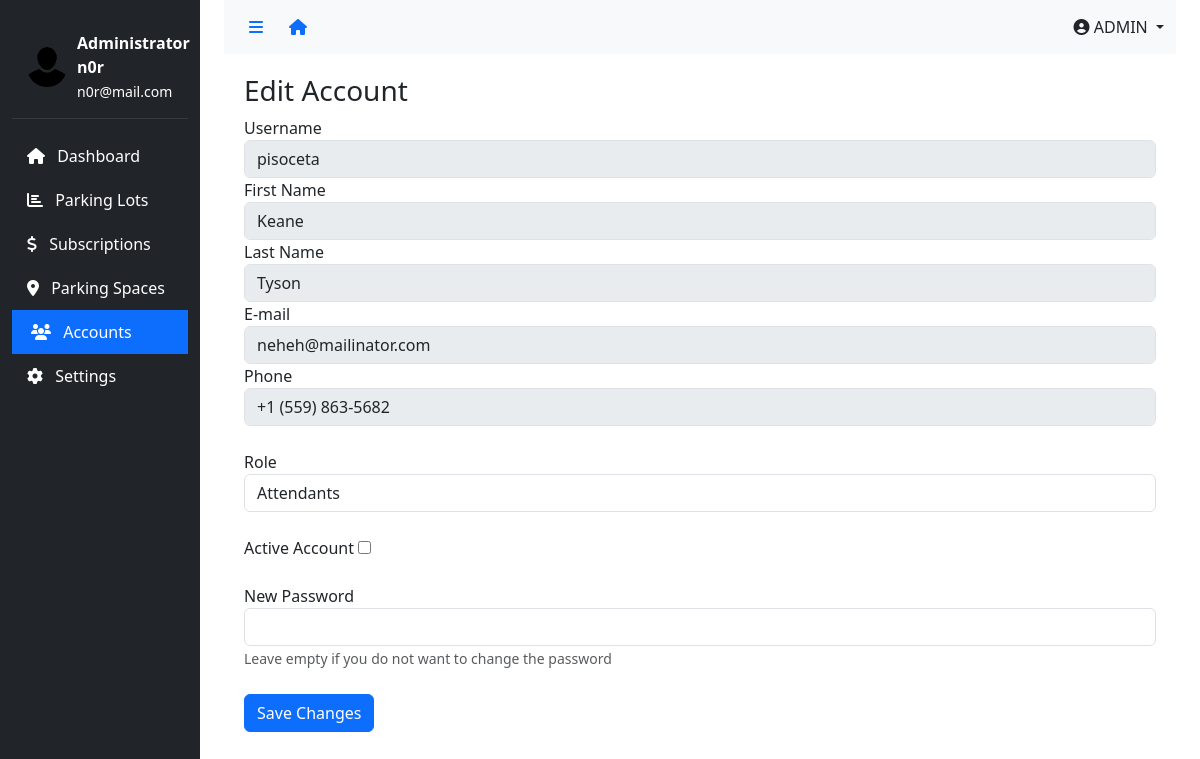
Page /dashboard/uaccounts/edit/6/ (signed in) on the earlier database version.
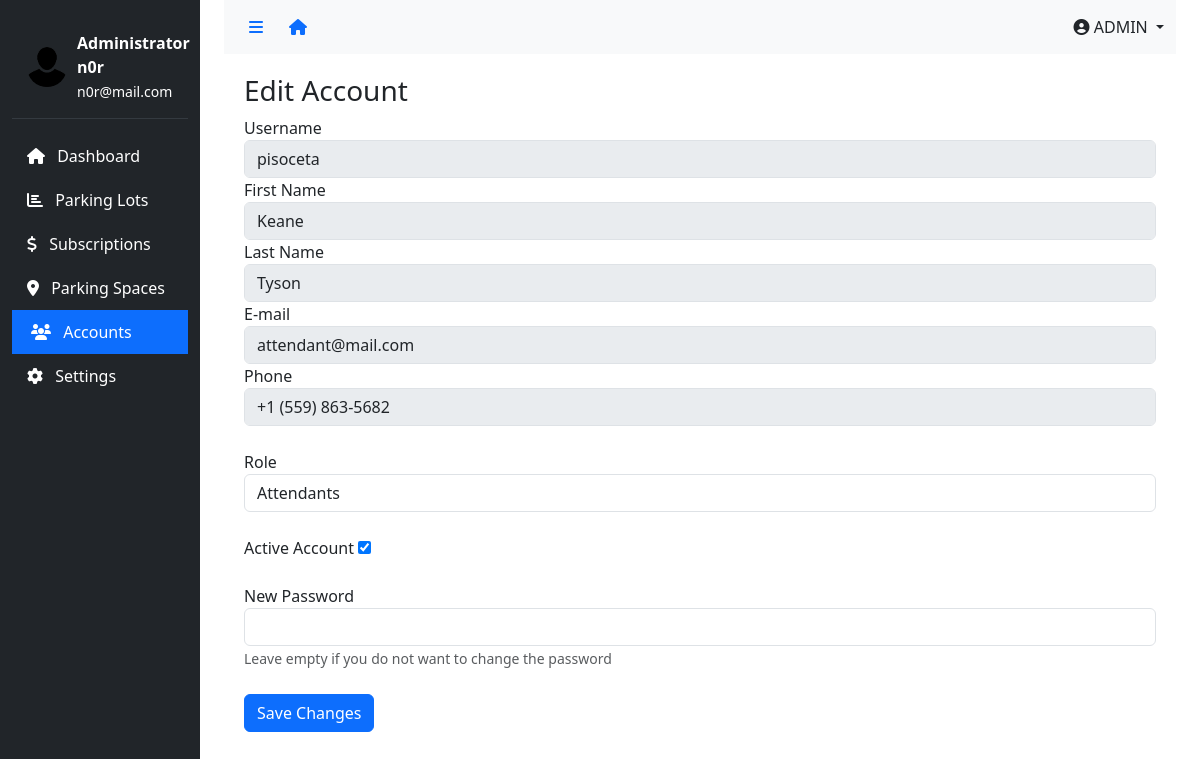
Same page on the later database version.
### app/models.py (models this page shows, shortened)
class User(AbstractUser):
    class Role(models.TextChoices):
        ATTENDANTS = "ATTENDANTS", "Attendants"
        ADMIN = "ADMIN", "Admin"
        CLIENT = "CLIENT", "Client"
    role = models.CharField(
        max_length=50,
        choices=Role.choices,
        default=Role.CLIENT  # Set default role to CLIENT
    )
    phone_number = models.CharField(
        validators=[phone_regex],
        max_length=10,
        unique=True,
        null=True
    )
    groups = models.ManyToManyField(
        'auth.Group',
        related_name='users',
        blank=True,
        help_text='The groups this user belongs to.'
    )
    user_permissions = models.ManyToManyField(
        'auth.Permission',
        related_name='users',
        blank=True,
        help_text='Specific permissions for this user.'
    )

### app/views.py (the view, shortened to what this page needs)
# urls.py: path('dashboard/uaccounts/edit/<int:user_id>/', views.edit_user, name='edit_user'),
@login_required
@admin_required
def edit_user(request, user_id):
    if not request.user.is_superuser:
        messages.error(request, "You are not authorized to edit this user.")
        return redirect('uaccounts')  # Redirect to the user accounts page
    user_to_edit = get_object_or_404(User, id=user_id)
    return render(request, 'dashboard/edit_user.html', {'user_to_edit': user_to_edit, 'active_menu': 'uaccounts'})

### app/templates/app/dashboard/edit_user.html (shortened to what this page needs)
{% extends 'dashboard/base.html' %}
{% load static %}
{% block content %}
<div class="content">
    <h3>Edit Account</h3>
    <form method="POST">
        <div class="form-group">
            <label for="username">Username</label>
            <input type="text" id="username" class="form-control" value="{{ user_to_edit.username }}" disabled>
        </div>
        <div class="form-group">
            <label for="first_name">First Name</label>
            <input type="text" id="first_name" class="form-control" value="{{ user_to_edit.first_name }}" disabled>
        </div>
        <div class="form-group">
            <label for="last_name">Last Name</label>
            <input type="text" id="last_name" class="form-control" value="{{ user_to_edit.last_name }}" disabled>
        </div>
        <div class="form-group">
            <label for="email">E-mail</label>
            <input type="email" id="email" class="form-control" value="{{ user_to_edit.email }}" disabled>
        </div>
        <div class="form-group">
            <label for="phone_number">Phone</label>
            <input type="text" id="phone_number" class="form-control" value="{{ user_to_edit.phone_number }}" disabled>
        </div>
        <br>
        <div class="form-group">
            <label for="role">Role</label>
            <select name="role" id="role" class="form-control">
                <option value="ATTENDANTS" {% if user_to_edit.role == "ATTENDANTS" %}selected{% endif %}>Attendants</option>
            </select>
        </div>
        <br>
        <div class="form-group">
            <label for="is_active">Active Account</label>
            <input type="checkbox" name="is_active" id="is_active" {% if user_to_edit.is_active %}checked{% endif %}>
        </div>
        <br>
        <div class="form-group">
            <label for="password">New Password</label>
            <input type="password" name="password" id="password" class="form-control">
            <small class="form-text text-muted">Leave empty if you do not want to change the password</small>
        </div>
        <br>
        <button type="submit" class="btn btn-primary">Save Changes</button>
    </form>
</div>
{% endblock %}

Differences in the rows shown:
changed User "pisoceta": email "neheh@mailinator.com" → "attendant@mail.com"; is_active "☐" → "☑"
